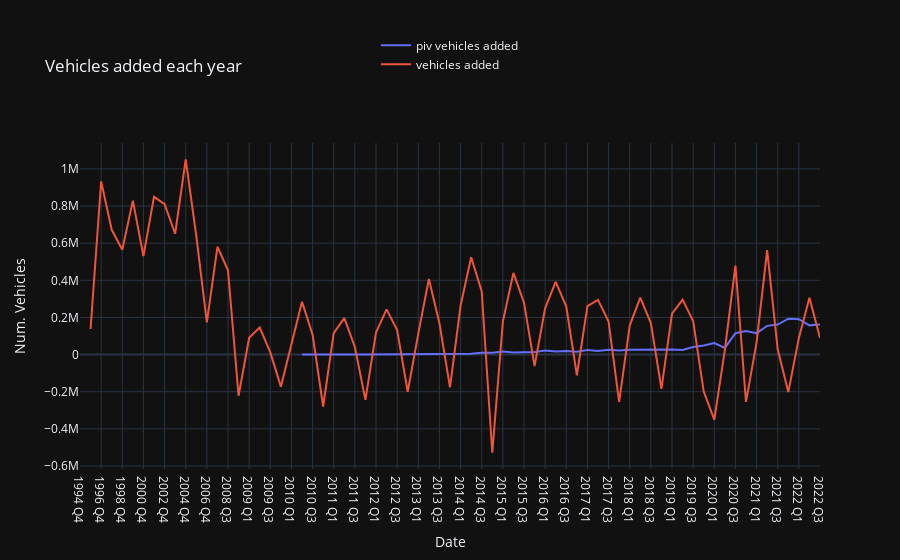

The cell this chart's notebook holds for it:
### Code cell
fig = px.line(merged_df, x='date_stripped',
              y=["piv vehicles added","vehicles added"], 
              title='Vehicles added each year', 
              template='plotly_dark', 
               labels={
                     "date_stripped": "Date",
                     "value": "Num. Vehicles",
                 }) # This is all vehicles - HGV, Buses, motorbikes, cars
fig.update_layout(legend_title_text=' ')
fig.update_layout(legend=dict(
    yanchor="top",
    y=1.4,
    xanchor="left",
    x=0.4
))
fig.show()

### Figure 1 — Plotly figure (JSON) as saved in the notebook; plotly's stock layout.template omitted (floating-point values rounded to 4 significant figures)
{"data": [{"hovertemplate": "variable=piv vehicles added<br>Date=%{x}<br>Num. Vehicles=%{y}<extra></extra>", "legendgroup": "piv vehicles added", "line": {"color": "#636efa", "dash": "solid"}, "marker": {"symbol": "circle"}, "mode": "lines", "name": "piv vehicles added", "orientation": "v", "showlegend": true, "type": "scatter", "x": ["1994 Q4", "1995 Q4", "1996 Q4", "1997 Q4", "1998 Q4", "1999 Q4", "2000 Q4", "2001 Q4", "2002 Q4", "2003 Q4", "2004 Q4", "2005 Q4", "2006 Q4", "2007 Q4", "2008 Q3", "2008 Q4", "2009 Q1", "2009 Q2", "2009 Q3", "2009 Q4", "2010 Q1", "2010 Q2", "2010 Q3", "2010 Q4", "2011 Q1", "2011 Q2", "2011 Q3", "2011 Q4", "2012 Q1", "2012 Q2", "2012 Q3", "2012 Q4", "2013 Q1", "2013 Q2", "2013 Q3", "2013 Q4", "2014 Q1", "2014 Q2", "2014 Q3", "2014 Q4", "2015 Q1", "2015 Q2", "2015 Q3", "2015 Q4", "2016 Q1", "2016 Q2", "2016 Q3", "2016 Q4", "2017 Q1", "2017 Q2", "2017 Q3", "2017 Q4", "2018 Q1", "2018 Q2", "2018 Q3", "2018 Q4", "2019 Q1", "2019 Q2", "2019 Q3", "2019 Q4", "2020 Q1", "2020 Q2", "2020 Q3", "2020 Q4", "2021 Q1", "2021 Q2", "2021 Q3", "2021 Q4", "2022 Q1", "2022 Q2", "2022 Q3"], "xaxis": "x", "y": [null, null, null, null, null, null, null, null, null, null, null, null, null, null, null, null, null, null, null, null, null, 330, -408, 144, 846, 684, 154, 166, 582, 1438, 932, 1482, 1048, 1380, 1216, 1818, 3376, 4752, 9464, 10448, 16196, 11316, 12514, 13890, 22102, 16582, 19770, 15786, 24144, 19402, 25624, 21490, 26502, 26614, 30580, 29488, 27910, 24734, 40734, 48780, 62178, 36098, 115246, 127486, 115278, 154778, 161578, 193158, 190686, 157334, 162334], "yaxis": "y"}, {"hovertemplate": "variable=vehicles added<br>Date=%{x}<br>Num. Vehicles=%{y}<extra></extra>", "legendgroup": "vehicles added", "line": {"color": "#EF553B", "dash": "solid"}, "marker": {"symbol": "circle"}, "mode": "lines", "name": "vehicles added", "orientation": "v", "showlegend": true, "type": "scatter", "x": ["1994 Q4", "1995 Q4", "1996 Q4", "1997 Q4", "1998 Q4", "1999 Q4", "2000 Q4", "2001 Q4", "2002 Q4", "2003 Q4", "2004 Q4", "2005 Q4", "2006 Q4", "2007 Q4", "2008 Q3", "2008 Q4", "2009 Q1", "2009 Q2", "2009 Q3", "2009 Q4", "2010 Q1", "2010 Q2", "2010 Q3", "2010 Q4", "2011 Q1", "2011 Q2", "2011 Q3", "2011 Q4", "2012 Q1", "2012 Q2", "2012 Q3", "2012 Q4", "2013 Q1", "2013 Q2", "2013 Q3", "2013 Q4", "2014 Q1", "2014 Q2", "2014 Q3", "2014 Q4", "2015 Q1", "2015 Q2", "2015 Q3", "2015 Q4", "2016 Q1", "2016 Q2", "2016 Q3", "2016 Q4", "2017 Q1", "2017 Q2", "2017 Q3", "2017 Q4", "2018 Q1", "2018 Q2", "2018 Q3", "2018 Q4", "2019 Q1", "2019 Q2", "2019 Q3", "2019 Q4", "2020 Q1", "2020 Q2", "2020 Q3", "2020 Q4", "2021 Q1", "2021 Q2", "2021 Q3", "2021 Q4", "2022 Q1", "2022 Q2", "2022 Q3"], "xaxis": "x", "y": [null, 137902, 932568, 671869, 564625, 829145, 530020, 849550, 809542, 650687, 1051497, 638527, 173101, 580497, 453949, -221548, 90710, 145519, 11486, -172667, 49104, 284427, 107702, -279514, 115136, 196109, 40893, -243693, 118647, 243641, 131594, -200154, 113049, 406654, 168698, -176236, 262843, 524105, 339970, -528298, 177356, 439575, 279664, -62215, 250495, 391540, 258566, -111285, 260899, 294589, 177895, -255194, 156155, 306977, 170017, -184114, 220107, 295876, 181161, -198452, -350900, 25233, 479411, -254669, 65145, 561957, 27394, -202024, 89376, 306569, 89412], "yaxis": "y"}], "layout": {"legend": {"title": {"text": " "}, "tracegroupgap": 0, "x": 0.4, "xanchor": "left", "y": 1.4, "yanchor": "top"}, "title": {"text": "Vehicles added each year"}, "xaxis": {"anchor": "y", "domain": [0, 1], "title": {"text": "Date"}}, "yaxis": {"anchor": "x", "domain": [0, 1], "title": {"text": "Num. Vehicles"}}}}
